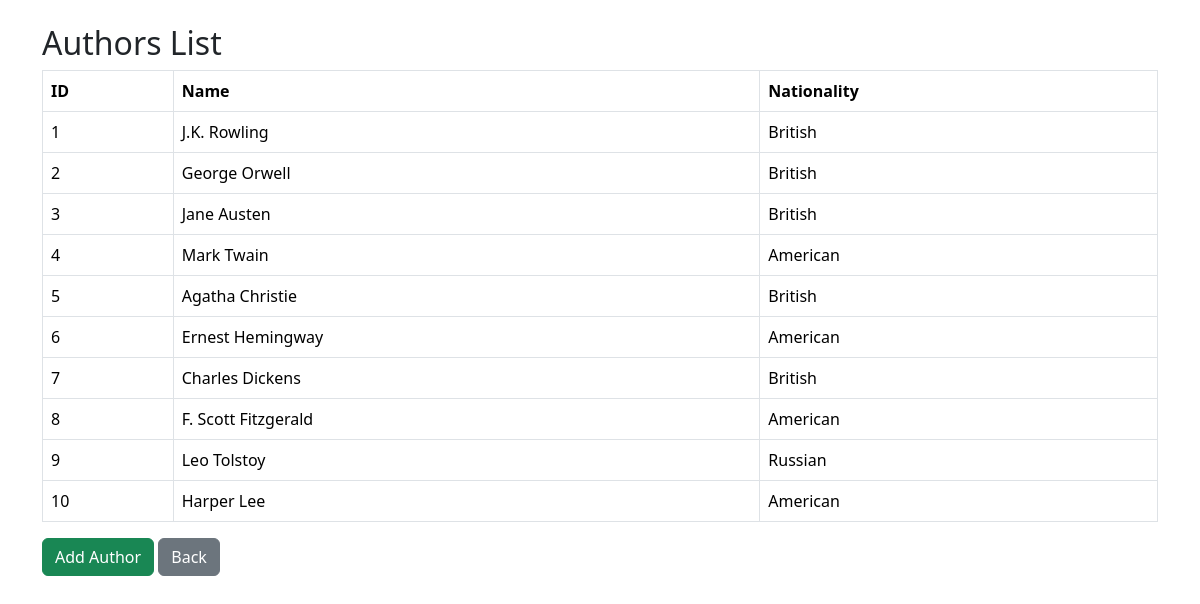
Screenshot of /view_authors.php with the database file from the repository.
### tables this page shows
CREATE TABLE Author (
  Author_ID INT AUTO_INCREMENT PRIMARY KEY,
  Author_Name VARCHAR(100) NOT NULL,
  Nationality VARCHAR(50)
);

### view_authors.php (the view, shortened to what this page needs)
<?php include 'db_connect.php'; ?>
<!DOCTYPE html>
<html>
<head>
  <link href="https://cdn.jsdelivr.net/npm/bootstrap@5.3.7/dist/css/bootstrap.min.css" rel="stylesheet">
</head>
<body class="p-4">
  <div class="container">
    <h2>Authors List</h2>
    <table class="table table-bordered">
      <tr><th>ID</th><th>Name</th><th>Nationality</th></tr>
      <?php
      $result = $conn->query("SELECT * FROM Author");
      while ($row = $result->fetch_assoc()) {
        echo "<tr>
          <td>{$row['Author_ID']}</td>
          <td>{$row['Author_Name']}</td>
          <td>{$row['Nationality']}</td>
        </tr>";
      }
      ?>
    </table>
    <a href="add_author.php" class="btn btn-success">Add Author</a>
    <a href="admin_dashboard.php" class="btn btn-secondary">Back</a>
  </div>
</body>
</html>

### rows the page displays
author: Author_ID "1", Author_Name "J.K. Rowling", Nationality "British"
author: Author_ID "2", Author_Name "George Orwell", Nationality "British"
author: Author_ID "3", Author_Name "Jane Austen", Nationality "British"
author: Author_ID "4", Author_Name "Mark Twain", Nationality "American"
author: Author_ID "5", Author_Name "Agatha Christie", Nationality "British"
author: Author_ID "6", Author_Name "Ernest Hemingway", Nationality "American"
author: Author_ID "7", Author_Name "Charles Dickens", Nationality "British"
author: Author_ID "8", Author_Name "F. Scott Fitzgerald", Nationality "American"
author: Author_ID "9", Author_Name "Leo Tolstoy", Nationality "Russian"
author: Author_ID "10", Author_Name "Harper Lee", Nationality "American"
